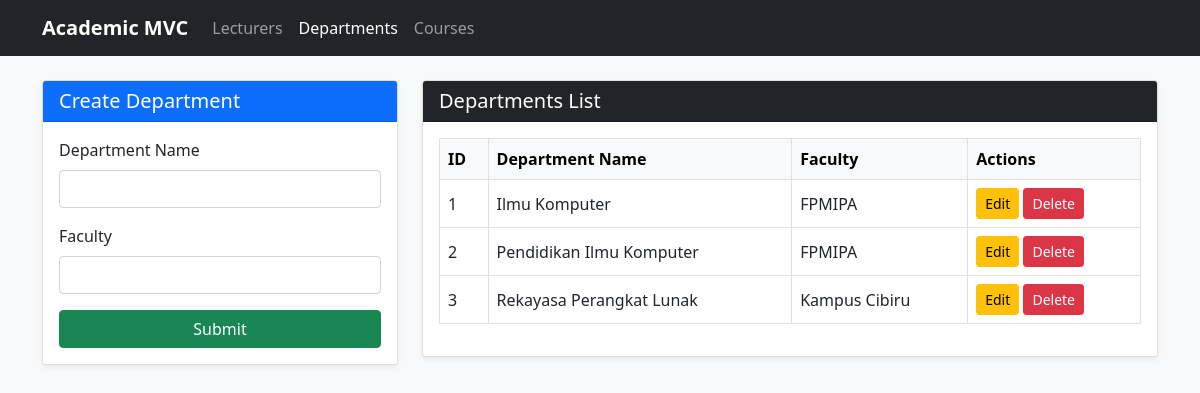
Page /Project/index.php?page=departments on the committed database.
### tables this page shows
CREATE TABLE departments (
    id INT AUTO_INCREMENT PRIMARY KEY,
    department_name VARCHAR(100) NOT NULL,
    faculty VARCHAR(100) NOT NULL
);

### Project/controller/DepartmentController.php (called while the page is built, shortened)
<?php
require_once 'model/Department.php';
class DepartmentController {
    private $departmentModel;
    public function __construct($db) {
        $this->departmentModel = new Department($db);
    }
    public function handleRequest() {
        $editData = null;
        $departments = $this->departmentModel->getAll();
        include 'view/departments.php';
    }
}
?>

### Project/model/Department.php (called while the page is built, shortened)
<?php
class Department {
    private $conn;
    private $table = "departments";
    public function __construct($db) {
        $this->conn = $db;
    }
    public function getAll() {
        $query = "SELECT * FROM " . $this->table . " ORDER BY id ASC";
        $stmt = $this->conn->prepare($query);
        $stmt->execute();
        return $stmt->fetchAll(PDO::FETCH_ASSOC);
    }
}
?>

### Project/view/departments.php (the view, shortened to what this page needs)
<?php include 'view/header.php'; ?>
<div class="row">
    <div class="col-md-4 mb-4">
        <div class="card shadow-sm">
            <div class="card-header <?= $editData ? 'bg-warning text-dark' : 'bg-primary text-white' ?>">
                <h5 class="mb-0"><?= $editData ? 'Edit Department' : 'Create Department' ?></h5>
            </div>
            <div class="card-body">
                <form method="POST" action="index.php?page=departments">
                    <div class="mb-3">
                        <label class="form-label">Department Name</label>
                        <input type="text" name="department_name" class="form-control" value="<?= htmlspecialchars($editData['department_name'] ?? '') ?>" required>
                    </div>
                    <div class="mb-3">
                        <label class="form-label">Faculty</label>
                        <input type="text" name="faculty" class="form-control" value="<?= htmlspecialchars($editData['faculty'] ?? '') ?>" required>
                    </div>
                    <button type="submit" class="btn btn-success w-100">
                        <?= $editData ? 'Update Department' : 'Submit' ?>
                    </button>
                </form>
            </div>
        </div>
    </div>
    <div class="col-md-8">
        <div class="card shadow-sm">
            <div class="card-header bg-dark text-white">
                <h5 class="mb-0">Departments List</h5>
            </div>
            <div class="card-body table-responsive">
                <table class="table table-bordered table-hover align-middle">
                    <thead class="table-light">
                        <tr>
                            <th>ID</th>
                            <th>Department Name</th>
                            <th>Faculty</th>
                            <th>Actions</th>
                        </tr>
                    </thead>
                    <tbody>
                        <?php foreach ($departments as $row): ?>
                            <tr>
                                <td><?= $row['id'] ?></td>
                                <td><?= htmlspecialchars($row['department_name']) ?></td>
                                <td><?= htmlspecialchars($row['faculty']) ?></td>
                                <td>
                                    <a href="index.php?page=departments&action=edit&id=<?= $row['id'] ?>" class="btn btn-sm btn-warning">Edit</a>
                                    <a href="index.php?page=departments&action=delete&id=<?= $row['id'] ?>" class="btn btn-sm btn-danger" onclick="return confirm('Delete this department?')">Delete</a>
                                </td>
                            </tr>
                        <?php endforeach; ?>
                    </tbody>
                </table>
            </div>
        </div>
    </div>
</div>
<?php include 'view/footer.php'; ?>

### rows in the picture
departments: id "1", department_name "Ilmu Komputer", faculty "FPMIPA"
departments: id "2", department_name "Pendidikan Ilmu Komputer", faculty "FPMIPA"
departments: id "3", department_name "Rekayasa Perangkat Lunak", faculty "Kampus Cibiru"
